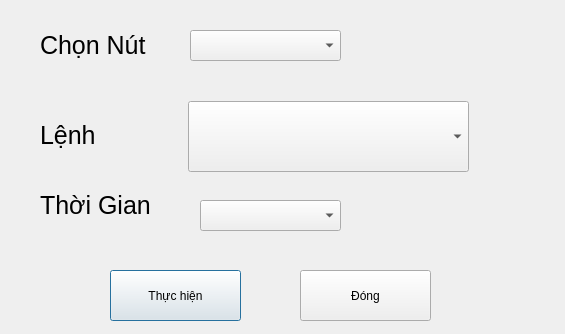
<?xml version="1.0" encoding="UTF-8"?>
<ui version="4.0">
 <class>myfirstgui</class>
 <widget class="QDialog" name="myfirstgui">
  <property name="geometry">
   <rect>
    <x>0</x>
    <y>0</y>
    <width>565</width>
    <height>334</height>
   </rect>
  </property>
  <property name="windowTitle">
   <string>My First Gui!</string>
  </property>
  <widget class="QPushButton" name="addBtn">
   <property name="geometry">
    <rect>
     <x>110</x>
     <y>270</y>
     <width>131</width>
     <height>51</height>
    </rect>
   </property>
   <property name="text">
    <string>Thực hiện</string>
   </property>
  </widget>
  <widget class="QLabel" name="label">
   <property name="geometry">
    <rect>
     <x>40</x>
     <y>20</y>
     <width>111</width>
     <height>51</height>
    </rect>
   </property>
   <property name="font">
    <font>
     <pointsize>19</pointsize>
    </font>
   </property>
   <property name="text">
    <string>Chọn Nút</string>
   </property>
  </widget>
  <widget class="QComboBox" name="comboBox">
   <property name="geometry">
    <rect>
     <x>190</x>
     <y>30</y>
     <width>151</width>
     <height>31</height>
    </rect>
   </property>
   <property name="font">
    <font>
     <pointsize>19</pointsize>
    </font>
   </property>
  </widget>
  <widget class="QLabel" name="label_2">
   <property name="geometry">
    <rect>
     <x>40</x>
     <y>110</y>
     <width>111</width>
     <height>51</height>
    </rect>
   </property>
   <property name="font">
    <font>
     <pointsize>19</pointsize>
    </font>
   </property>
   <property name="text">
    <string>Lệnh</string>
   </property>
  </widget>
  <widget class="QComboBox" name="comboBox_2">
   <property name="geometry">
    <rect>
     <x>188</x>
     <y>101</y>
     <width>281</width>
     <height>71</height>
    </rect>
   </property>
   <property name="font">
    <font>
     <pointsize>19</pointsize>
    </font>
   </property>
  </widget>
  <widget class="QPushButton" name="addBtn_2">
   <property name="geometry">
    <rect>
     <x>300</x>
     <y>270</y>
     <width>131</width>
     <height>51</height>
    </rect>
   </property>
   <property name="text">
    <string>Đóng</string>
   </property>
  </widget>
  <widget class="QLabel" name="label_3">
   <property name="geometry">
    <rect>
     <x>40</x>
     <y>180</y>
     <width>111</width>
     <height>51</height>
    </rect>
   </property>
   <property name="font">
    <font>
     <pointsize>19</pointsize>
    </font>
   </property>
   <property name="text">
    <string>Thời Gian</string>
   </property>
  </widget>
  <widget class="QComboBox" name="comboBox_3">
   <property name="geometry">
    <rect>
     <x>200</x>
     <y>200</y>
     <width>141</width>
     <height>31</height>
    </rect>
   </property>
   <property name="font">
    <font>
     <pointsize>18</pointsize>
    </font>
   </property>
  </widget>
 </widget>
 <resources/>
 <connections/>
</ui>
